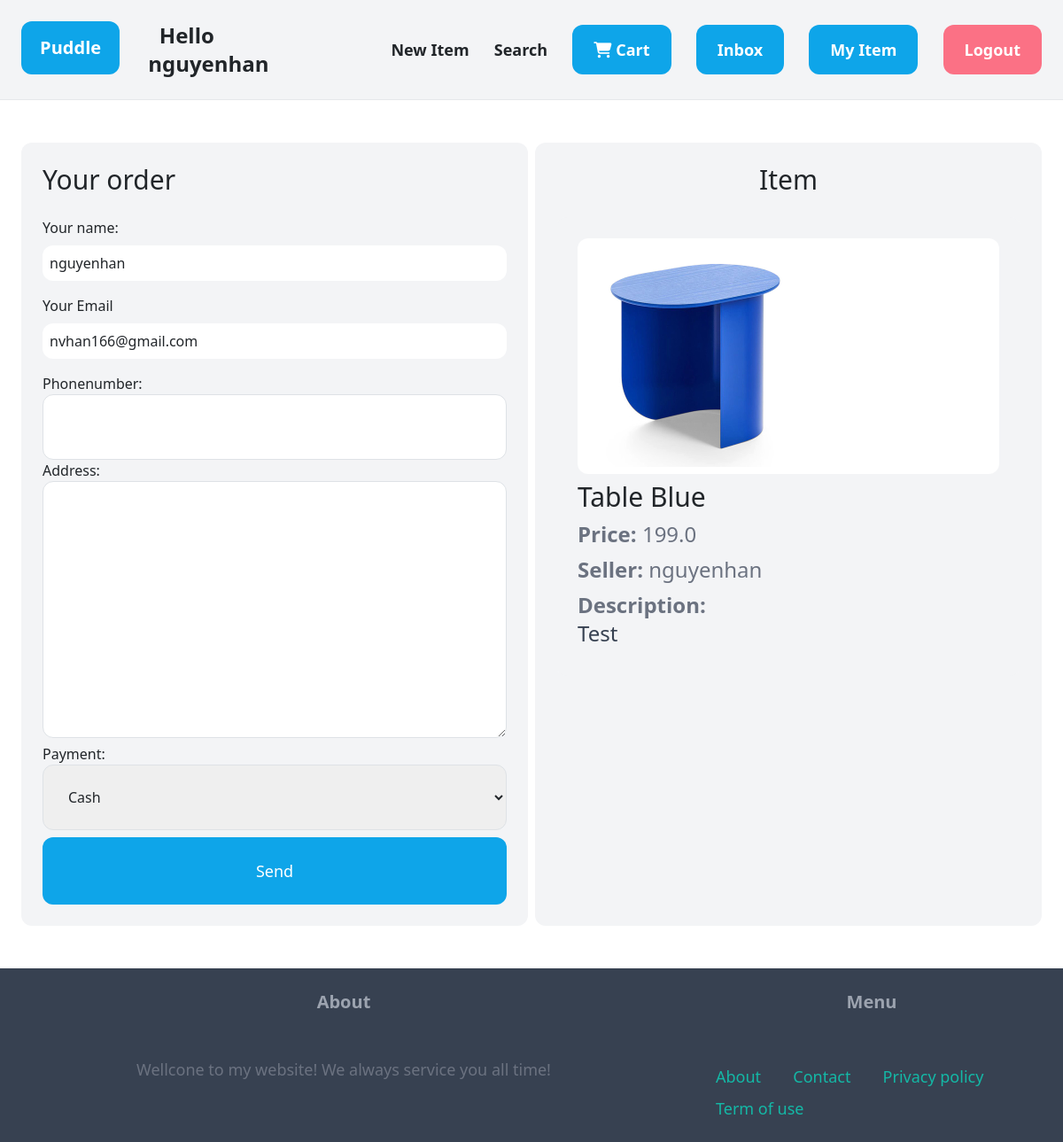
/items/8/buy/ (signed in), run on the app's committed database.
### item/models.py (models this page shows, shortened)
class Item(models.Model):
    category = models.ForeignKey(Category, related_name='items' ,on_delete=models.CASCADE)
    name = models.CharField(max_length=255)
    description = models.TextField(blank=True , null=True)
    price = models.FloatField()
    is_sold = models.BooleanField(default=False)
    image = models.ImageField(upload_to='items_image', blank=True,null=True)
    created_by = models.ForeignKey(User , related_name='items',on_delete=models.CASCADE)
    created_at = models.DateTimeField(auto_now_add=True)

### item/views.py (the view)
# urls.py: path('<int:pk>/buy/' , views.buy , name = 'buy'),
@login_required
def buy(request, pk):
    item = Item.objects.get(pk=pk)
    user = request.user
    try:
        profile = UserProfile.objects.get(user=user)
    except UserProfile.DoesNotExist:
        profile = UserProfile(user=user)
    if request.method == 'POST':
        form = OrdersForm(request.POST)
        if form.is_valid():
            orders = form.save(commit=False)
            orders.buyer = user
            orders.seller = item.created_by
            orders.item = item
            orders.save()
            profile.orders = orders
            profile.save()
            messageBuy = 'Your request has been sent to the seller'
            request.session['messageBuy'] = messageBuy
            return redirect('/', extra={
                'messageBuy': messageBuy
            })
    else:
        form = OrdersForm()
    return render(request, 'item/order.html', {
        'form': form,
        'user': user,
        'item': item,
    })

### item/forms.py
class OrdersForm(forms.ModelForm):
    PAYMENT_CHOICES = (
        ('Cash', 'Cash'),
        ('Bank Payment', 'Bank Payment'),
    )
    payment = forms.ChoiceField(choices=PAYMENT_CHOICES, widget=forms.Select(attrs={'class': INPUT_CLASSES}))
    class Meta:
        model = Orders
        fields = ('phonenumber', 'address' ,'payment')
        widgets = {
            'phonenumber': forms.TextInput(attrs={
                'class': INPUT_CLASSES
            }),
            'address': forms.Textarea(attrs={
                'class': INPUT_CLASSES
            }),
        }
    def __init__(self, *args, **kwargs):
        super(OrdersForm, self).__init__(*args, **kwargs)
        if self.instance:
            self.fields['payment'].initial = self.instance.payment

### item/templates/item/order.html (shortened to what this page needs)
{% extends "core/base.html" %}
{% block content %}
    <div class="grid grid-cols-2 gap-2">
        <div class = " my-6 p-6  bg-gray-100 rounded-xl">
            <h1 class="mb-6 text-3xl">Your order</h1>
            <form method = "post" action =".">
                <div class="mb-3">
                    <label class="inline-block mb-2">Your name:</label> </br>
                    <input type="text" value="{{ user.username }}" readonly="readonly" name="" id="" class="w-full rounded-xl p-2">
                </div>
                <div class="mb-3">
                    <label class="inline-block mb-2">Your Email</label> </br>
                    <input type="text" value="{{ user.email }}" readonly="readonly" name="" id="" class="w-full p-2 rounded-xl">
                </div>
                {{ form.as_p }}
                <button class="py-4 text-lg px-8 bg-sky-500 hover:bg-sky-700 text-white rounded-xl mt-2 w-full text-center">Send</button>
            </form>
        </div>
        <div class = "my-6 p-6 bg-gray-100 rounded-xl">
            <h1 class="mb-6 text-3xl text-center">Item</h1>
            <div class="col-span-2 p-6 bg-gray-100 rounded-xl">
                <div class="p-2 bg-white rounded-xl text-center">
                    <img src="{{ item.image.url }}" alt="" style="height: 250px;">
                </div>
                <h1 class="mb-6 text-3xl my-2">{{ item.name }}</h1>
                <p class="text-gray-500 text-2xl my-2"><strong>Price:</strong> {{ item.price }}</p>
                <p class="text-gray-500 text-2xl my-2"><strong>Seller:</strong> {{ item.created_by.username}}</p>
                {% if item.description %}
                <p class="text-gray-700 text-2xl my-2">
                    <strong class="text-gray-500">Description:</strong><br>
                    {{ item.description}}
                </p>
                {% endif %}
            </div>
        </div>
    </div>
{% endblock %}

### core/templates/core/base.html (shortened to what this page needs)
<!DOCTYPE html>
<html lang="en">
<head>
    <script src="https://cdn.tailwindcss.com"></script>
    <link rel="stylesheet" href="https://cdnjs.cloudflare.com/ajax/libs/font-awesome/6.4.2/css/all.min.css" />
    <link href="https://cdn.jsdelivr.net/npm/bootstrap@5.0.2/dist/css/bootstrap.min.css" rel="stylesheet">
</head>
<body >
    <nav class="py-6 px-6 flex bg-gray-100 justify-between items-center border-b border-grey-200">
        <div class="grid grid-cols-2 gap-2 space-x-6 w-1/5">
            <div><a href="/" class="px-3 py-3 bg-sky-500 text-center text-white rounded-xl d-block text-xl font-semibold">Puddle</a></div>
            <p class="font-semibold text-center text-2xl block">Hello {{ request.user.username }}</p>
        </div>
        <div class="space-x-6">
            <a href="{% url 'item:new' %}" class= "text-lg font-semibold hover:text-grey-500">New Item</a>
            <a href="{% url 'item:items' %}" class= "text-lg font-semibold hover:text-grey-500">Search</a>
            {% if request.user.is_authenticated %}
                <a href="{% url 'item:cart' %}" class ="px-6 py-3 text-lg font-semibold bg-sky-500 text-white rounded-xl hover:bg-sky-700"><i class="fa-solid fa-cart-shopping"></i> Cart</a>
                <a href="{% url 'conversation:inbox' %}" class ="px-6 py-3 text-lg font-semibold bg-sky-500 text-white rounded-xl hover:bg-sky-700">Inbox</a>
                <a href="{% url 'dashboard:index' %}" class ="px-6 py-3 text-lg font-semibold bg-sky-500 text-white rounded-xl hover:bg-sky-700">My Item</a>
                <a href="{% url 'core:logout' %}" class ="px-6 py-3 text-lg font-semibold bg-rose-400 text-white rounded-xl hover:bg-rose-500">Logout</a>
            {% else %}
                <a href="{% url 'core:signup' %}" class ="px-6 py-3 text-lg font-semibold bg-sky-500 text-white rounded-xl hover:bg-sky-700">Sign up</a>
                <a href="{% url 'core:login' %}" class ="px-6 py-3 text-lg font-semibold bg-gray-500 text-white rounded-xl hover:bg-gray-700">Log in</a>
            {%endif%}
        </div>
    </nav>
    <div class="px-6 py-6">
        {% block content %}
        {% endblock %}
    </div>
    <footer class ="py-6 px-6 flex justify-between bg-gray-700">
        <div class ="w-2/3 pr-10">
            <h3 class="mb-5 font-semibold text-gray-400 text-center text-xl">About</h3>
            <p class="text-lg text-gray-500 text-center">Wellcone to my website! We always service you all time!</p>
        </div>
        <div class="w-1/3">
            <h3 class="mb-5 font-semibold text-gray-400 text-xl text-center">Menu</h3>
            <ul class="space-y-2">
                <li class="d-inline-block"><a href="#" class="text-lg text-teal-500 p-3 hover:text-teal-700">About</a></li>
                <li class="d-inline-block"><a href="{% url 'core:contact' %}" class="text-lg p-3 text-teal-500 hover:text-teal-700">Contact</a></li>
                <li class="d-inline-block"><a href="#" class="text-lg text-teal-500  p-3 hover:text-teal-700">Privacy policy</a></li>
                <li class="d-inline-block"><a href="#" class="text-lg text-teal-500  p-3 hover:text-teal-700">Term of use</a></li>
            </ul>
        </div>
    </footer>
</body>
</html>

### data on the page
Item: image (picture), name "Table Blue", price "199.0", created_by.username "nguyenhan", description "Test"

### other printed values
{{ request.user.username }} "nguyenhan"
